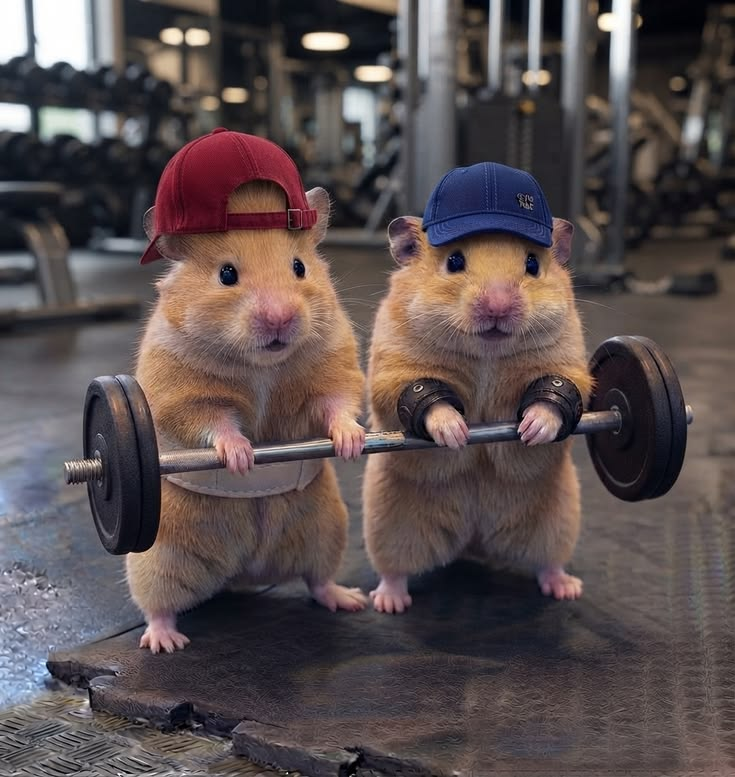
#> input picture image2.jpg, 735 x 777 px; the run also reads 1 picture not shown here
$ python template_matching.py image2.jpg F6FC24A9-32CB-459A-9252-2C84D74639CD.jpg
#> lines starting #> are read from the running program, lines starting #| are printed output that depends on the picture; after the words box and inside, x2 and y2 are one past the last pixel; in counts of white or black regions, pixels touching at a corner belong together
"""Localiza um template em uma imagem usando OpenCV."""

import argparse
from time import perf_counter

import cv2
import matplotlib.pyplot as plt
import numpy as np


METODOS = {
    nome: getattr(cv2, nome)
    for nome in (
        "TM_SQDIFF", "TM_SQDIFF_NORMED", "TM_CCORR",
        "TM_CCORR_NORMED", "TM_CCOEFF", "TM_CCOEFF_NORMED",
    )
}


def carregar_imagem(caminho):
    """Carrega uma imagem em BGR; informa quando o arquivo não é legível."""
    imagem = cv2.imread(str(caminho), cv2.IMREAD_COLOR)
    if imagem is None:
        raise ValueError(f"Não foi possível carregar a imagem: {caminho}")
    return imagem


def converter_cinza(imagem):
    """Converte uma imagem BGR para cinza, preservando entradas já em cinza."""
    if imagem.ndim == 2:
        return imagem.copy()
    return cv2.cvtColor(imagem, cv2.COLOR_BGR2GRAY)


def executar_template_matching(imagem, template, metodo):
    """Retorna o mapa de correspondência em escala de cinza."""
    if metodo not in METODOS.values():
        raise ValueError("Método de template matching inválido.")
    imagem = converter_cinza(imagem)
    template = converter_cinza(template)
    if template.shape[0] > imagem.shape[0] or template.shape[1] > imagem.shape[1]:
        raise ValueError("O template não pode ser maior que a imagem.")
    if metodo == cv2.TM_CCOEFF_NORMED and np.var(template) == 0:
        raise ValueError("TM_CCOEFF_NORMED exige um template com variação de pixels.")
    return cv2.matchTemplate(
        imagem.astype(np.float32), template.astype(np.float32), metodo
    )


def encontrar_melhor_correspondencia(resultado, metodo):
    """Retorna (x, y) do mínimo para SQDIFF ou do máximo nos demais métodos."""
    if metodo not in METODOS.values():
        raise ValueError("Método de template matching inválido.")
    _, _, posicao_minima, posicao_maxima = cv2.minMaxLoc(resultado)
    if metodo in (cv2.TM_SQDIFF, cv2.TM_SQDIFF_NORMED):
        return posicao_minima
    return posicao_maxima


def destacar_objeto(imagem, posicao, dimensoes):
    """Desenha em uma cópia; dimensoes deve ser (largura, altura)."""
    resultado = imagem.copy()
    x, y = posicao
    largura, altura = dimensoes
    cor = 255 if resultado.ndim == 2 else (0, 255, 0)
    cv2.rectangle(resultado, (x, y), (x + largura - 1, y + altura - 1), cor, 2)
    return resultado


def visualizar_resultados(imagem, template, mapa, resultado):
    """Exibe original, template, mapa de pontuações e imagem destacada."""
    figura, eixos = plt.subplots(2, 2, figsize=(12, 8))
    for eixo, dados, titulo in zip(
        eixos.flat,
        (imagem, template, mapa, resultado),
        ("Imagem original", "Template", "Mapa de correspondência", "Melhor correspondência"),
    ):
        if dados.ndim == 2:
            exibicao = eixo.imshow(dados, cmap="viridis" if dados is mapa else "gray")
        else:
            exibicao = eixo.imshow(cv2.cvtColor(dados, cv2.COLOR_BGR2RGB))
        if dados is mapa:
            figura.colorbar(exibicao, ax=eixo, label="Pontuação")
        eixo.set_title(titulo)
        eixo.axis("off")
    figura.tight_layout()
    plt.show()
    return figura


def main():
    parser = argparse.ArgumentParser(description=__doc__)
    parser.add_argument("imagem", help="Caminho da imagem de busca")
    parser.add_argument("template", help="Caminho do recorte a localizar")
    parser.add_argument("--metodo", choices=METODOS, default="TM_CCOEFF_NORMED")
    parser.add_argument(
        "--limiar", type=float,
        help="Pontuação mínima (máxima para SQDIFF). Padrão: 0.8 ou 0.2 para SQDIFF_NORMED",
    )
    args = parser.parse_args()
    limiar = args.limiar
    if limiar is None:
        if not args.metodo.endswith("_NORMED"):
            parser.error("Métodos não normalizados exigem --limiar na escala do método.")
        limiar = 0.2 if args.metodo == "TM_SQDIFF_NORMED" else 0.8
    if not np.isfinite(limiar):
        parser.error("--limiar deve ser um número finito.")
    imagem = carregar_imagem(args.imagem)
#> in carregar_imagem, imagem is the input picture: shape (777, 735, 3); mean B, G, R 78.9, 78.1, 89.1
    template = carregar_imagem(args.template)
    metodo = METODOS[args.metodo]
    inicio = perf_counter()
    mapa = executar_template_matching(imagem, template, metodo)
#> in converter_cinza, `return cv2.cvtColor(imagem, cv2.COLOR_BGR2GRAY)`:
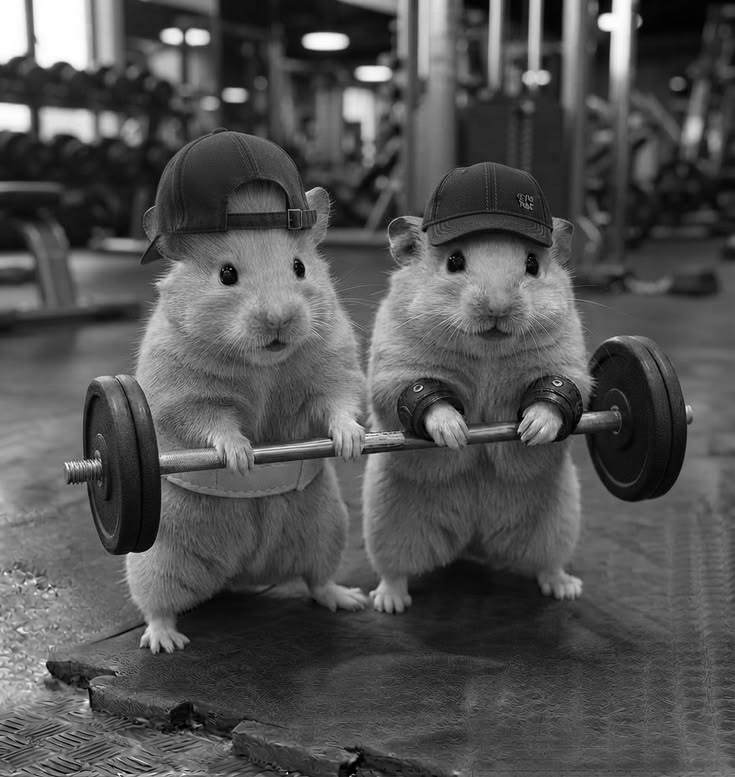
#> returned value: shape (777, 735); min 0, max 255, mean 81.5
#> mapa = [1]
    posicao = encontrar_melhor_correspondencia(mapa, metodo)
#> in encontrar_melhor_correspondencia, `_, _, posicao_minima, posicao_maxima = cv2.minMaxLoc(resultado)`: posicao_minima = (0, 0)
#> posicao = (0, 0)
    pontuacao = float(mapa[posicao[1], posicao[0]])
#> pontuacao = 1
    menor_melhor = metodo in (cv2.TM_SQDIFF, cv2.TM_SQDIFF_NORMED)
    encontrado = pontuacao <= limiar if menor_melhor else pontuacao >= limiar
#> encontrado = True
    tempo_ms = (perf_counter() - inicio) * 1000
    altura, largura = template.shape[:2]
#> altura = 777; largura = 735
    resultado = destacar_objeto(imagem, posicao, (largura, altura)) if encontrado else imagem.copy()
#> in destacar_objeto, `x, y = posicao`: x = 0
#> in destacar_objeto, `cv2.rectangle(resultado, (x, y), (x + largura - 1, y + altura - 1), co..`:
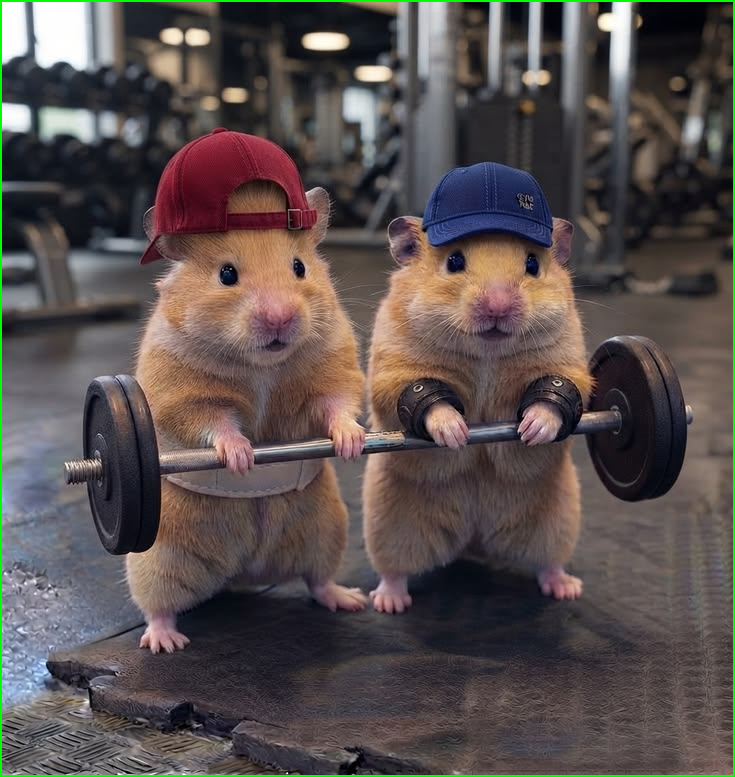
#> resultado: shape (777, 735, 3); 1.06% of pixels changed, all inside (x1, y1, x2, y2) = (0, 0, 735, 777)
    print("\n========================================")
    print("       RESULTADO DA DETECÇÃO")
    print("========================================\n")
    print(f"Método: {args.metodo}\n")
    print(f"Objeto encontrado: {'Sim' if encontrado else 'Não'}")
#| Objeto encontrado: Sim
    print(f"Posição inicial: {posicao if encontrado else '—'}")
#| Posição inicial: (0, 0)
    print(f"Dimensões do template: {largura} x {altura}\n")
#| Dimensões do template: 735 x 777
    print(f"Pontuação: {pontuacao:.4f}")
#| Pontuação: 1.0000
    print(f"Tempo de processamento: {tempo_ms:.1f} ms")
    print("\n========================================")
    visualizar_resultados(imagem, template, mapa, resultado)
#> the loop in visualizar_resultados, `for eixo, dados, titulo in zip( eixos.flat, (imagem, template, mapa, r..` made 4 passes
#> titulo on passes 1, 2, 4: 'Imagem original', 'Template', 'Melhor correspondência'
#> in visualizar_resultados, `plt.show()`:
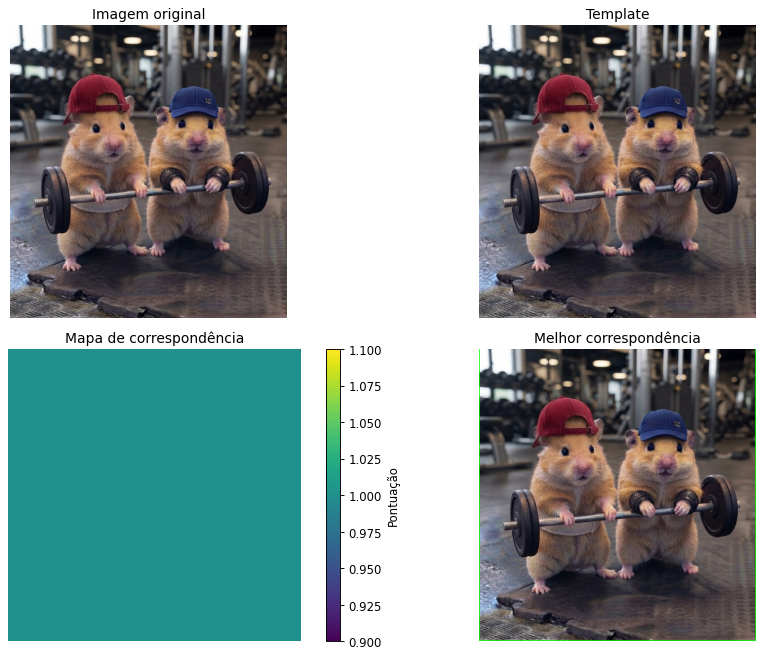
#> figure drawn by matplotlib, 5 panels


if __name__ == "__main__":
    main()
